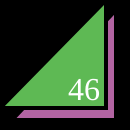
Frame 1 (no input)
Frame 60 (no input): identical to frame 1, image omitted
Frame 120 (the mouse pressed at the canvas centre since frame 60): identical to frame 1, image omitted

The p5.js sketch that drew this single still picture (run headless with seeded random() and noise() and a simulated clock; from frame 60 on, the mouse is pressed at the canvas centre):

// p5.js sketch
// ── sketch.js
function setup() {
  createCanvas(130,130);
}

function draw() {
  background(0);
  strokeWeight(4);
  fill(178, 100, 162);
  triangle(12,120,116,120,116,10);
  fill(94, 185, 84);
  triangle(0,108,106,108,106,0);
  fill(255);
  textSize(32);
  textFont("serif");
  text("46", 68, 100);
}
